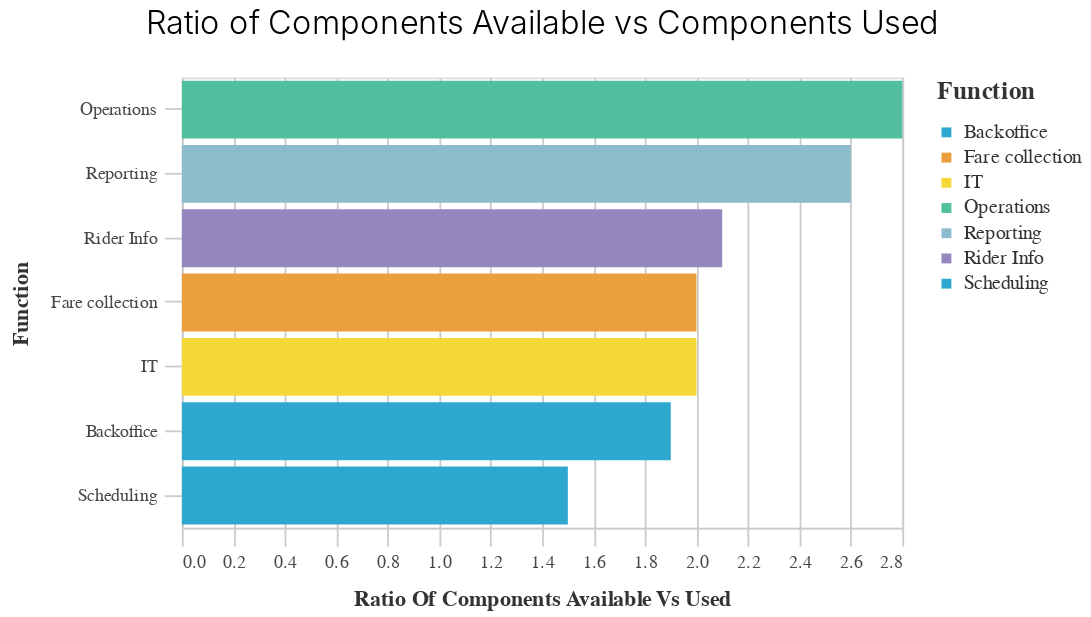

Notebook source saved alongside this figure:
### Code cell
utils.basic_bar_chart(
    function_summary,
    "Ratio of Components Available vs Used",
    "Function",
    "Function",
    "Ratio of Components Available vs Components Used",
)

### Figure 1 — Vega-Lite specification as saved in the notebook (floating-point values rounded to 4 significant figures)
{"config": {"view": {"continuousWidth": 400, "continuousHeight": 300}, "axis": {"domainColor": "#cbcbcb", "grid": true, "gridColor": "#cbcbcb", "gridWidth": 1, "labelColor": "#474747", "labelFont": "Nunito Sans", "labelFontSize": 10, "labelPadding": 4, "tickColor": "#cbcbcb", "tickSize": 10, "titleColor": "#333", "titleFont": "Raleway", "titleFontSize": 12, "titlePadding": 10}, "axisBand": {"grid": false}, "background": "white", "font": "Raleway", "header": {"labelFont": "Nunito Sans", "titleFont": "Raleway"}, "legend": {"labelColor": "#333", "labelFont": "Nunito Sans", "labelFontSize": 11, "labelLimit": 0, "padding": 1, "symbolSize": 30, "symbolType": "square", "titleColor": "#333", "titleFont": "Raleway", "titleFontSize": 14, "titlePadding": 10}, "title": {"anchor": "middle", "font": "Raleway", "fontSize": 18, "fontWeight": 300, "offset": 20}}, "data": {"name": "data-42885713381ed751eb4fe85e71f2a79e"}, "mark": "bar", "encoding": {"color": {"field": "Function", "legend": {"title": "Function"}, "scale": {"range": ["#2EA8CE", "#EB9F3C", "#F4D837", "#51BF9D", "#8CBCCB", "#9487C0"]}, "type": "nominal"}, "x": {"field": "Ratio of Components Available vs Used", "title": "Ratio Of Components Available Vs Used", "type": "quantitative"}, "y": {"field": "Function", "sort": "-x", "title": "Function", "type": "nominal"}}, "height": 250, "title": "Ratio of Components Available vs Components Used", "width": 400, "$schema": "https://vega.github.io/schema/vega-lite/v4.17.0.json", "datasets": {"data-42885713381ed751eb4fe85e71f2a79e": [{"Function": "Backoffice", "Average # of Components for Products with 1+ Components": 2.957, "Average # of Components Used": 1.565, "Ratio of Components Available vs Used": 1.9}, {"Function": "Fare collection", "Average # of Components for Products with 1+ Components": 4.45, "Average # of Components Used": 2.25, "Ratio of Components Available vs Used": 2.0}, {"Function": "IT", "Average # of Components for Products with 1+ Components": 2.0, "Average # of Components Used": 1.0, "Ratio of Components Available vs Used": 2.0}, {"Function": "Operations", "Average # of Components for Products with 1+ Components": 4.878, "Average # of Components Used": 1.73, "Ratio of Components Available vs Used": 2.8}, {"Function": "Reporting", "Average # of Components for Products with 1+ Components": 5.048, "Average # of Components Used": 1.952, "Ratio of Components Available vs Used": 2.6}, {"Function": "Rider Info", "Average # of Components for Products with 1+ Components": 3.118, "Average # of Components Used": 1.512, "Ratio of Components Available vs Used": 2.1}, {"Function": "Scheduling", "Average # of Components for Products with 1+ Components": 2.522, "Average # of Components Used": 1.739, "Ratio of Components Available vs Used": 1.5}]}}
